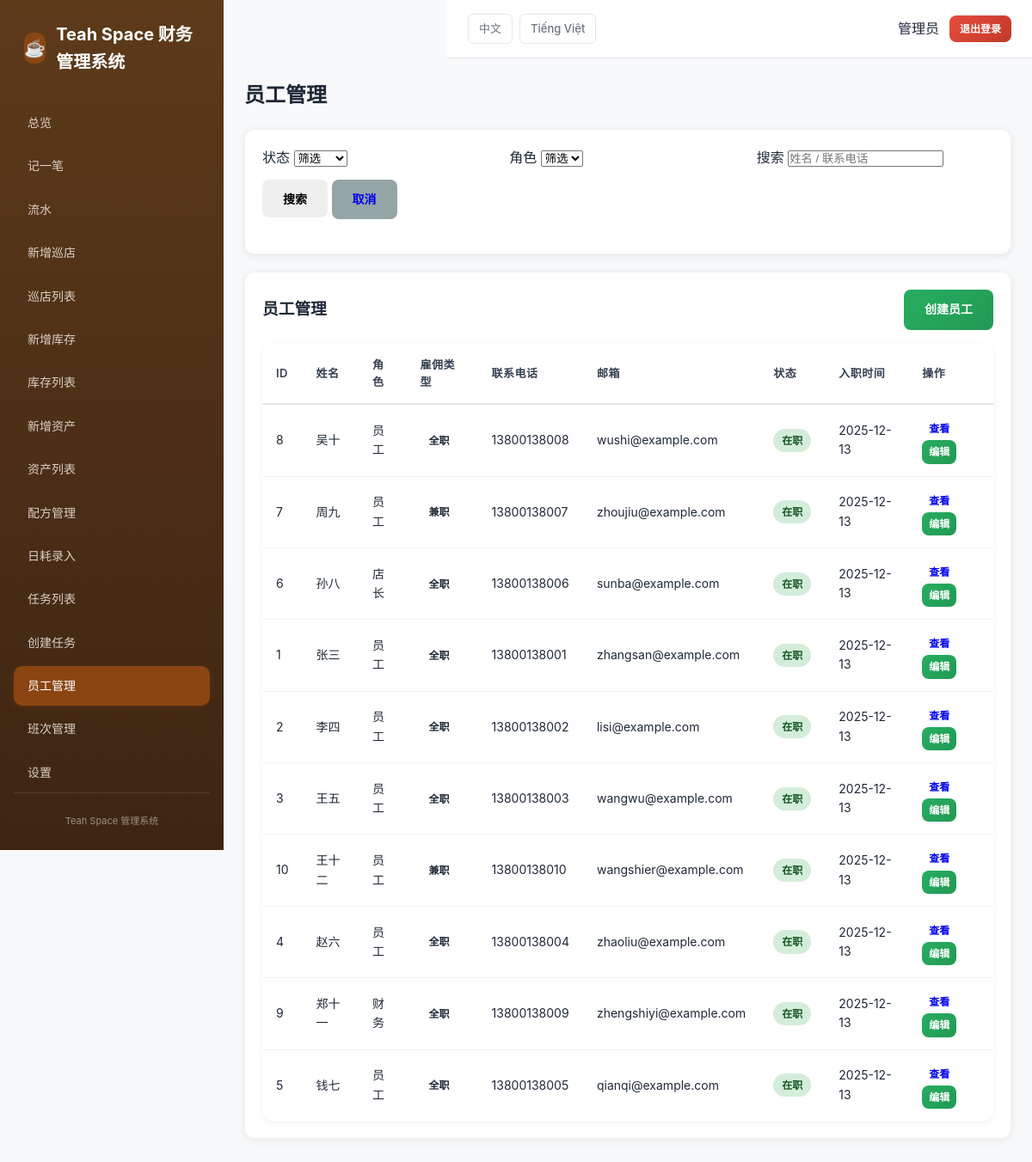
The page /index.php?r=employees/list&lang=zh (signed in) on the database its author committed.
### tables this page shows
CREATE TABLE IF NOT EXISTS users (
  id INT AUTO_INCREMENT PRIMARY KEY,
  username VARCHAR(64) NOT NULL UNIQUE COMMENT '用户名',
  password_hash VARCHAR(255) NOT NULL COMMENT '密码哈希',
  display_name VARCHAR(64) NOT NULL COMMENT '显示名称',
  role_id INT NOT NULL COMMENT '角色ID',
  is_active TINYINT(1) NOT NULL DEFAULT 1 COMMENT '是否激活',
  created_at TIMESTAMP DEFAULT CURRENT_TIMESTAMP COMMENT '创建时间',
  updated_at TIMESTAMP DEFAULT CURRENT_TIMESTAMP ON UPDATE CURRENT_TIMESTAMP COMMENT '更新时间',
  CONSTRAINT fk_users_role FOREIGN KEY (role_id) REFERENCES roles(id) ON DELETE RESTRICT,
  INDEX idx_username (username),
  INDEX idx_role (role_id)
);

CREATE TABLE IF NOT EXISTS employees (
  id INT AUTO_INCREMENT PRIMARY KEY,
  name VARCHAR(128) NOT NULL COMMENT '姓名',
  role_id INT NOT NULL COMMENT '角色ID',
  phone VARCHAR(32) NULL COMMENT '联系电话',
  email VARCHAR(128) NULL COMMENT '邮箱',
  address TEXT NULL COMMENT '地址',
  status ENUM('active','inactive','resigned') NOT NULL DEFAULT 'active' COMMENT '状态：在职/离职/已辞职',
  employment_type ENUM('full_time','part_time') NOT NULL DEFAULT 'full_time' COMMENT '雇佣类型：全职/兼职',
  hire_date DATE NULL COMMENT '入职时间',
  resign_date DATE NULL COMMENT '离职时间',
  note TEXT NULL COMMENT '备注',
  created_by INT NOT NULL COMMENT '创建人ID',
  created_at TIMESTAMP DEFAULT CURRENT_TIMESTAMP COMMENT '创建时间',
  updated_at TIMESTAMP DEFAULT CURRENT_TIMESTAMP ON UPDATE CURRENT_TIMESTAMP COMMENT '更新时间',
  CONSTRAINT fk_employees_role FOREIGN KEY (role_id) REFERENCES roles(id) ON DELETE RESTRICT,
  CONSTRAINT fk_employees_created_by FOREIGN KEY (created_by) REFERENCES users(id) ON DELETE RESTRICT,
  INDEX idx_employees_status (status),
  INDEX idx_employees_role (role_id),
  INDEX idx_employees_hire_date (hire_date)
);

CREATE TABLE IF NOT EXISTS roles (
  id INT AUTO_INCREMENT PRIMARY KEY,
  `key` VARCHAR(32) NOT NULL UNIQUE COMMENT '角色标识：owner/manager/accountant/staff',
  name_zh VARCHAR(64) NOT NULL COMMENT '中文名称',
  name_vi VARCHAR(64) NOT NULL COMMENT '越南语名称',
  INDEX idx_key (`key`)
);

### app/controllers/EmployeeController.php (called while the page is built, shortened)
<?php
require_once __DIR__ . '/../core/Auth.php';
require_once __DIR__ . '/../models/Employee.php';
require_once __DIR__ . '/../core/DB.php';
class EmployeeController {
  public function list() {
    $page = max(1, (int)($_GET['page'] ?? 1));
    $perPage = 20;
    $offset = ($page - 1) * $perPage;
    $filters = [
      'status' => $_GET['status'] ?? null,
      'role_id' => $_GET['role_id'] ?? null,
      'search' => $_GET['search'] ?? null,
      'limit' => $perPage,
      'offset' => $offset
    ];
    $items = Employee::list($filters);
    include __DIR__ . '/../views/employees/list.php';
  }
}

### app/core/Router.php (called while the page is built, shortened)
<?php
class Router {
  public static function dispatch() {
    $defaultRoute = 'reports/dashboard';
    $r = $_GET['r'] ?? $defaultRoute;
    [$controller, $action] = array_pad(explode('/', $r), 2, 'index');
    $obj = new $controller;
    call_user_func([$obj, $action]);
  }
}

### public/index.php (called while the page is built, shortened)
<?php
require_once __DIR__ . '/../app/config/db.php';
require_once __DIR__ . '/../app/core/DB.php';
require_once __DIR__ . '/../app/core/Router.php';
require_once __DIR__ . '/../app/core/Auth.php';
require_once __DIR__ . '/../app/core/I18n.php';
Router::dispatch();

### app/core/I18n.php (called while the page is built, shortened)
<?php
class I18n {
  private static $lang = [];
  private static $current = 'vi';
  public static function init() {
    self::$current = $_SESSION['lang'] ?? 'vi';
    $langFile = __DIR__ . "/../../lang/" . self::$current . ".php";
    if (file_exists($langFile)) {
      self::$lang = require $langFile;
    } else {
      self::$lang = [];
    }
  }
  public static function t($key) {
    return self::$lang[$key] ?? $key;
  }
  public static function current() {
    return self::$current;
  }
}
function __($key) {
  return I18n::t($key);
}

### app/core/Auth.php (called while the page is built, shortened)
<?php
require_once __DIR__ . '/../models/User.php';
class Auth {
  public static function check() {
    return isset($_SESSION['user_id']);
  }
  public static function user() {
    return User::find($_SESSION['user_id']);
  }
}

### app/core/DB.php (called while the page is built)
<?php
class DB {
  private static $conn = null;
  public static function conn() {
    if (self::$conn === null) {
      $config = require __DIR__ . '/../config/db.php';
      try {
        $dsn = "mysql:host={$config['host']};dbname={$config['dbname']};charset={$config['charset']}";
        self::$conn = new PDO($dsn, $config['user'], $config['pass'], [
          PDO::ATTR_ERRMODE => PDO::ERRMODE_EXCEPTION,
          PDO::ATTR_DEFAULT_FETCH_MODE => PDO::FETCH_ASSOC,
          PDO::ATTR_EMULATE_PREPARES => false,
        ]);
      } catch (PDOException $e) {
        die('Database connection failed: ' . $e->getMessage());
      }
    }
    return self::$conn;
  }
}

### app/models/User.php (called while the page is built, shortened)
<?php
require_once __DIR__ . '/../core/DB.php';
class User {
  public static function find($id) {
    $stmt = DB::conn()->prepare("
      SELECT u.*, r.`key` as role_key, r.name_zh as role_name_zh, r.name_vi as role_name_vi
      FROM users u
      JOIN roles r ON u.role_id = r.id
      WHERE u.id = ?
    ");
    $stmt->execute([$id]);
    return $stmt->fetch();
  }
}

### app/models/Employee.php (called while the page is built, shortened)
<?php
require_once __DIR__ . '/../core/DB.php';
class Employee {
  public static function list($filters = []) {
    $where = [];
    $params = [];
    $sql = "SELECT e.*,
      r.name_zh as role_name_zh, r.name_vi as role_name_vi,
      u.display_name as creator_name
      FROM employees e
      LEFT JOIN roles r ON e.role_id = r.id
      LEFT JOIN users u ON e.created_by = u.id";
    $sql .= " ORDER BY e.name ASC";
    if (isset($filters['limit'])) {
      $sql .= " LIMIT " . intval($filters['limit']);
      if (isset($filters['offset'])) {
        $sql .= " OFFSET " . intval($filters['offset']);
      }
    }
    $stmt = DB::conn()->prepare($sql);
    $stmt->execute($params);
    return $stmt->fetchAll();
  }
}

### app/views/employees/list.php (the view, shortened to what this page needs)
<?php
include __DIR__ . '/../layout/header.php';
?>
<h2 style="margin-bottom: 20px;"><?= __('employee.list') ?></h2>
<div class="card">
  <form method="get" style="margin-bottom: 20px;">
    <div style="display: grid; grid-template-columns: repeat(auto-fit, minmax(200px, 1fr)); gap: 12px; margin-bottom: 12px;">
      <div class="form-group" style="margin-bottom: 0;">
        <label><?= __('employee.status') ?></label>
        <select name="status">
          <option value=""><?= __('list.filter') ?></option>
        </select>
      </div>
      <div class="form-group" style="margin-bottom: 0;">
        <label><?= __('employee.role') ?></label>
        <select name="role_id">
          <option value=""><?= __('list.filter') ?></option>
        </select>
      </div>
      <div class="form-group" style="margin-bottom: 0;">
        <label><?= __('list.search') ?></label>
        <input type="text" name="search" value="<?= htmlspecialchars($_GET['search'] ?? '') ?>"
               placeholder="<?= __('employee.name') ?> / <?= __('employee.phone') ?>">
      </div>
    </div>
    <div>
      <button type="submit" class="btn"><?= __('btn.search') ?></button>
      <a href="/index.php?r=employees/list" class="btn" style="background: #95a5a6;"><?= __('btn.cancel') ?></a>
    </div>
  </form>
</div>
<div class="card">
  <div style="display: flex; justify-content: space-between; align-items: center; margin-bottom: 16px;">
    <h3><?= __('employee.list') ?></h3>
    <a href="/index.php?r=employees/create" class="btn btn-success"><?= __('employee.create') ?></a>
  </div>
  <div class="table-scroll">
    <table>
      <tr>
        <th>ID</th>
        <th><?= __('employee.name') ?></th>
        <th><?= __('employee.role') ?></th>
        <th><?= __('employee.employment_type') ?></th>
        <th><?= __('employee.phone') ?></th>
        <th><?= __('employee.email') ?></th>
        <th><?= __('employee.status') ?></th>
        <th><?= __('employee.hire_date') ?></th>
        <th><?= __('list.actions') ?></th>
      </tr>
      <?php if (empty($items)): ?>
      <tr>
        <td colspan="9" style="text-align: center; color: #999; padding: 40px;">
          <?= __('list.no_data') ?>
        </td>
      </tr>
      <?php else: ?>
      <?php
      $lang = I18n::current();
      foreach ($items as $row):
        $statusClass = [
          'active' => 'badge-income',
          'inactive' => 'badge-pending',
          'resigned' => 'badge-void'
        ];
        $statusText = [
          'active' => __('employee.status_active'),
          'inactive' => __('employee.status_inactive'),
          'resigned' => __('employee.status_resigned')
        ];
      ?>
      <tr>
        <td><?= $row['id'] ?></td>
        <td><?= htmlspecialchars($row['name']) ?></td>
        <td><?= htmlspecialchars($lang === 'zh' ? ($row['role_name_zh'] ?? '') : ($row['role_name_vi'] ?? '')) ?></td>
        <td>
          <span class="badge">
            <?= ($row['employment_type'] ?? 'full_time') === 'full_time' ? __('employee.employment_type_full_time') : __('employee.employment_type_part_time') ?>
          </span>
        </td>
        <td><?= htmlspecialchars($row['phone'] ?? '-') ?></td>
        <td><?= htmlspecialchars($row['email'] ?? '-') ?></td>
        <td>
          <span class="badge <?= $statusClass[$row['status']] ?? '' ?>">
            <?= $statusText[$row['status']] ?? $row['status'] ?>
          </span>
        </td>
        <td><?= $row['hire_date'] ? date('Y-m-d', strtotime($row['hire_date'])) : '-' ?></td>
        <td>
          <a href="/index.php?r=employees/view&id=<?= $row['id'] ?>" class="btn" style="padding: 4px 8px; font-size: 12px;">
            <?= __('btn.view') ?>
          </a>
          <a href="/index.php?r=employees/edit&id=<?= $row['id'] ?>" class="btn btn-success"
             style="padding: 4px 8px; font-size: 12px;">
            <?= __('btn.edit') ?>
          </a>
        </td>
      </tr>
      <?php endforeach; ?>
      <?php endif; ?>
    </table>
  </div>
</div>
<?php include __DIR__ . '/../layout/footer.php'; ?>

### app/views/layout/header.php (shortened to what this page needs)
<!doctype html>
<html lang="<?= I18n::current() ?>">
<head>
<link rel="stylesheet" href="/assets/css/pc-style.css">
</head>
<body>
<?php if (Auth::check()): ?>
<div class="layout">
  <aside class="sidebar">
    <div class="brand">
      <div class="brand-icon">☕</div>
      <span><?= __('app.name') ?></span>
    </div>
    <nav class="nav-vertical">
      <?php if (Auth::user()['role_key'] === 'manager'): ?>
      <a href="/index.php?r=manager/dashboard" class="<?= ($_GET['r'] ?? '') === 'manager/dashboard' ? 'active' : '' ?>">
        <?= __('manager.dashboard') ?>
      </a>
      <?php else: ?>
      <a href="/index.php?r=reports/dashboard" class="<?= ($_GET['r'] ?? '') === 'reports/dashboard' ? 'active' : '' ?>">
        <?= __('nav.dashboard') ?>
      </a>
      <?php endif; ?>
      <a href="/index.php?r=transactions/create" class="<?= ($_GET['r'] ?? '') === 'transactions/create' ? 'active' : '' ?>">
        <?= __('nav.add') ?>
      </a>
      <a href="/index.php?r=transactions/list" class="<?= ($_GET['r'] ?? '') === 'transactions/list' ? 'active' : '' ?>">
        <?= __('nav.list') ?>
      </a>
      <?php if (in_array(Auth::user()['role_key'], ['owner', 'manager', 'accountant'])): ?>
      <a href="/index.php?r=inspections/create" class="<?= ($_GET['r'] ?? '') === 'inspections/create' ? 'active' : '' ?>">
        <?= __('nav.inspections_create') ?>
      </a>
      <a href="/index.php?r=inspections/list" class="<?= ($_GET['r'] ?? '') === 'inspections/list' ? 'active' : '' ?>">
        <?= __('nav.inspections') ?>
      </a>
      <a href="/index.php?r=materials/create" class="<?= ($_GET['r'] ?? '') === 'materials/create' ? 'active' : '' ?>">
        <?= __('nav.materials_create') ?>
      </a>
      <a href="/index.php?r=materials/list" class="<?= ($_GET['r'] ?? '') === 'materials/list' ? 'active' : '' ?>">
        <?= __('nav.materials_list') ?>
      </a>
      <a href="/index.php?r=assets/create" class="<?= ($_GET['r'] ?? '') === 'assets/create' ? 'active' : '' ?>">
        <?= __('nav.assets_create') ?>
      </a>
      <a href="/index.php?r=assets/list" class="<?= ($_GET['r'] ?? '') === 'assets/list' ? 'active' : '' ?>">
        <?= __('nav.assets_list') ?>
      </a>
      <a href="/index.php?r=drinks/recipes" class="<?= ($_GET['r'] ?? '') === 'drinks/recipes' ? 'active' : '' ?>">
        <?= __('nav.recipes') ?>
      </a>
      <a href="/index.php?r=drinks/consume" class="<?= ($_GET['r'] ?? '') === 'drinks/consume' ? 'active' : '' ?>">
        <?= __('nav.consume') ?>
      </a>
      <?php endif; ?>
      <a href="/index.php?r=tasks/list" class="<?= strpos($_GET['r'] ?? '', 'tasks') === 0 ? 'active' : '' ?>">
        <?= __('task.list') ?>
      </a>
      <?php if (in_array(Auth::user()['role_key'], ['owner', 'manager'])): ?>
      <a href="/index.php?r=tasks/create" class="<?= ($_GET['r'] ?? '') === 'tasks/create' ? 'active' : '' ?>">
        <?= __('task.create') ?>
      </a>
      <?php endif; ?>
      <?php if (in_array(Auth::user()['role_key'], ['owner', 'manager', 'accountant'])): ?>
      <a href="/index.php?r=employees/list" class="<?= strpos($_GET['r'] ?? '', 'employees') === 0 ? 'active' : '' ?>">
        <?= __('employee.list') ?>
      </a>
      <a href="/index.php?r=shifts/list" class="<?= strpos($_GET['r'] ?? '', 'shifts') === 0 ? 'active' : '' ?>">
        <?= __('shift.list') ?>
      </a>
      <a href="/index.php?r=settings/categories" class="<?= strpos($_GET['r'] ?? '', 'settings') === 0 ? 'active' : '' ?>">
        <?= __('nav.settings') ?>
      </a>
      <?php endif; ?>
    </nav>
    <div class="hint"><?= __('app.title') ?></div>
  </aside>
  <div class="main" style="flex: 1; min-width: 0;">
    <div class="topbar">
      <div class="lang-switch">
        <a href="?<?= http_build_query(array_merge($_GET, ['lang' => 'zh'])) ?>">中文</a>
        <a href="?<?= http_build_query(array_merge($_GET, ['lang' => 'vi'])) ?>">Tiếng Việt</a>
      </div>
      <div class="user-box">
        <span><?= htmlspecialchars(Auth::user()['display_name']) ?></span>
        <a href="/index.php?r=auth/logout" class="btn btn-danger" style="padding: 6px 12px; font-size: 12px;">
          <?= __('nav.logout') ?>
        </a>
      </div>
    </div>
    <div class="container">
<?php else: ?>
<div class="container">
<?php endif; ?>

### rows shown on the page
users: display_name "管理员"
employees: id "8", name "吴十", role.name_zh "员工", phone "13800138008", email "wushi@example.com", status "在职", hire_date "2025-12-13"
employees: id "7", name "周九", role.name_zh "员工", phone "13800138007", email "zhoujiu@example.com", status "在职", hire_date "2025-12-13"
employees: id "6", name "孙八", role.name_zh "店长", phone "13800138006", email "sunba@example.com", status "在职", hire_date "2025-12-13"
employees: id "1", name "张三", role.name_zh "员工", phone "13800138001", email "zhangsan@example.com", status "在职", hire_date "2025-12-13"
employees: id "2", name "李四", role.name_zh "员工", phone "13800138002", email "lisi@example.com", status "在职", hire_date "2025-12-13"
employees: id "3", name "王五", role.name_zh "员工", phone "13800138003", email "wangwu@example.com", status "在职", hire_date "2025-12-13"
employees: id "10", name "王十二", role.name_zh "员工", phone "13800138010", email "wangshier@example.com", status "在职", hire_date "2025-12-13"
employees: id "4", name "赵六", role.name_zh "员工", phone "13800138004", email "zhaoliu@example.com", status "在职", hire_date "2025-12-13"
employees: id "9", name "郑十一", role.name_zh "财务", phone "13800138009", email "zhengshiyi@example.com", status "在职", hire_date "2025-12-13"
employees: id "5", name "钱七", role.name_zh "员工", phone "13800138005", email "qianqi@example.com", status "在职", hire_date "2025-12-13"

### other values the page prints
__('app.name') "Teah Space 财务管理系统"
__('nav.dashboard') "总览"
__('nav.add') "记一笔"
__('nav.list') "流水"
__('nav.inspections_create') "新增巡店"
__('nav.inspections') "巡店列表"
__('nav.materials_create') "新增库存"
__('nav.materials_list') "库存列表"
__('nav.assets_create') "新增资产"
__('nav.assets_list') "资产列表"
__('nav.recipes') "配方管理"
__('nav.consume') "日耗录入"
__('task.list') "任务列表"
__('task.create') "创建任务"
__('employee.list') "员工管理"
